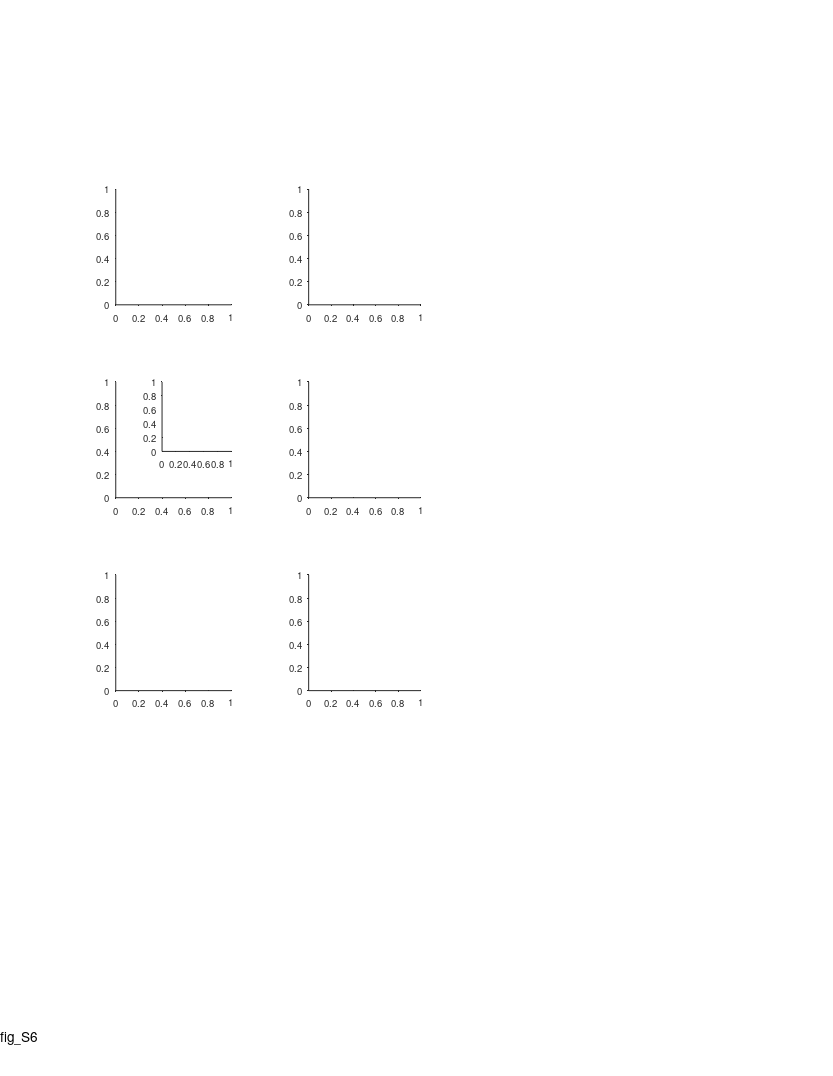

This figure's MATLAB source: (Note: this script raises an error after producing the figure.)
%% Large Scale - Fig. S5 - high spatial tuning with low baseline activity

%%
clear 
clc

%% plotting options (panel B)
plot_style = 'errorbars';
% plot_style = 'boxplot';
% plot_style = 'violin';
% plot_style = 'lines';
% plot_style = 'hist';
burst_ISI_thr = 6; % 6ms  as in Mizuseki 2011
% burst_ISI_thr = 7; % 7ms as Csicsvari, J., Hirase, H., Czurko, A., Buzsáki, G., 1998. Reliability and state dependence of pyramidal cell–interneuron synapses in the hippocampus: an ensemble approach in the behaving rat. Neuron 21, 179–189.


%% define output files
res_dir = 'L:\paper_figures';
mkdir(res_dir)
fig_name_str = 'fig_S6';
fig_caption_str = 'In-field spikes';
log_name_str = [fig_name_str '_log_file' '.txt'];
log_name_str = strrep(log_name_str , ':', '-');
log_name_str = strrep(log_name_str , ' ', '_');
log_name_out = fullfile(res_dir, log_name_str);

%% open log file
diary off
diary(log_name_out)
diary on
disp('Log file');
disp(['created: ', datestr(clock)]);
disp('======================================================');
disp([fig_name_str ': ' fig_caption_str]);
disp('======================================================');
disp('');

%% create figure
% =========================================================================
% figure_size_cm = [21.0 29.7]; % ~A4
figure_size_cm = [21.6 27.9]; % ~US letter
figure ;
% Some WYSIWYG options:
set(gcf,'DefaultAxesFontSize',7);
set(gcf,'DefaultAxesFontName','helvetica');
set(gcf,'DefaultAxesUnits','centimeters');
set(gcf,'PaperType','usletter')
% set(gcf,'PaperType','<custom>');
set(gcf,'PaperUnits','centimeters','PaperPosition',[0 0 figure_size_cm]);
set(gcf,'PaperOrientation','portrait');
set(gcf,'Units','centimeters','Position',get(gcf,'paperPosition')+[0 0 0 0]); % position on screen...
set(gcf, 'Renderer', 'painters');
set(groot, 'defaultAxesTickDir', 'out');
set(groot,  'defaultAxesTickDirMode', 'manual');
annotation('textbox', [0.5 1 0 0], 'String',fig_name_str, 'HorizontalAlignment','center','Interpreter','none', 'FitBoxToText','on');
pause(0.2); % workaround to solve matlab automatically changing the axes positions...

% create panels
panel_A = axes('position', [ 3 20 3 3]);
panel_B = axes('position', [ 8 20 2.9 3]);
panel_C(1) = axes('position', [ 3 15 3 3]);
panel_C(2) = axes('position', [ 4.2 16.2 1.8 1.8]);
panel_D(1) = axes('position', [ 8 15 2.9 3]);
% panel_D(2) = axes('position', [ 13 15 2.9 3]);
panel_E = axes('position', [ 3 10 3 3]);
panel_F = axes('position', [ 8 10 2.9 3]);

% % % % % % % % % % % % % % % % % % % % % % % % % % % % % % % % % % % % % % 
%% load population data
prm = PARAMS_GetAll();
cells_t = DS_get_cells_summary();
bats = [79,148,34,9861,2289];
cells_t(~ismember(cells_t.bat, bats ),:) = [];
cells = cellfun(@(c)(cell_load_data(c,'details')), cells_t.cell_ID, 'UniformOutput',0);
cells = [cells{:}];
cells = [cells.details];
cells(~contains({cells.brain_area}, 'CA1')) = [];
cells(~ismember([cells.ClusterQuality], [2])) = [];
cells = cellfun(@(c)(cell_load_data(c,'details','meanFR')), {cells.cell_ID}, 'UniformOutput',0);
cells = [cells{:}];
cells_details = [cells.details];
cells_ID = {cells_details.cell_ID};
meanFR = [cells.meanFR];
cells_ID([meanFR.all]>prm.inclusion.interneuron_FR_thr)=[];
clear cells stats cells_details cells_t
cells = cellfun(@(c)(cell_load_data(c,'details','stats','meanFR','stats','inclusion','signif','fields','FR_map','FE')), cells_ID, 'UniformOutput',0);
cells = [cells{:}];
% take only signif cells
signif = cat(1,cells.signif);
signif = arrayfun(@(x)(x.TF),signif);
signif = any(signif,2);
cells(~signif)=[];
clear signif

%% arrange data
in_field_spikes_prc = nan(length(cells),2);
InOutFieldFR = repelem(struct(),length(cells),2);
for ii_cell = 1:length(cells)
    cell = cells(ii_cell);
    for ii_dir = 1:2
        if ~cell.signif(ii_dir).TF
            continue;
        end
        %% add cell num to each field
        for ii_field = 1:length(cell.fields{ii_dir})
            cells(ii_cell).fields{ii_dir}(ii_field).cell_num = cell.details.cell_num;
        end
        
        %% in-field spikes percentage
        fields = cell.fields{ii_dir};
        fields([fields.in_low_speed_area])=[];
        fields_spikes_ts = [fields.spikes_ts];
        FE_spikes_ts = [cell.FE{ii_dir}.spikes_ts];
        FE_spikes_pos = [cell.FE{ii_dir}.spikes_pos];
        invalid_IX =( FE_spikes_pos < prm.fields.valid_speed_pos(1) | ...
                      FE_spikes_pos > prm.fields.valid_speed_pos(2) );
        FE_spikes_ts(invalid_IX)=[];
        FE_spikes_pos(invalid_IX)=[];
        in_field_spikes = ismember(FE_spikes_ts, fields_spikes_ts);
        in_field_spikes_prc(ii_cell,ii_dir) = 100 * sum(in_field_spikes) / length(in_field_spikes);
        %% in/out of field FR
        FR_map = cell.FR_map(ii_dir).all;
        fields_edges = cat(1,fields.edges_prc);
%         fields_edges = cat(1,fields.edges_href);
        x = FR_map.bin_centers;
        in_field_pos_IX  =  any( x > fields_edges(:,1) & x<fields_edges(:,2),1) & ...
                               ( x > prm.fields.valid_speed_pos(1)) & (x < prm.fields.valid_speed_pos(2));
        out_field_pos_IX = ~any( x > fields_edges(:,1) & x<fields_edges(:,2),1) & ...
                               ( x > prm.fields.valid_speed_pos(1)) & (x < prm.fields.valid_speed_pos(2));
        in_field_FR = FR_map.PSTH(in_field_pos_IX);
        out_field_FR = FR_map.PSTH(out_field_pos_IX);
        in_field_FR_mean = mean(in_field_FR);
        in_field_FR_median = median(in_field_FR);
        out_field_FR_mean = mean(out_field_FR);
        out_field_FR_median = median(out_field_FR);
        InOutFieldFR(ii_cell,ii_dir).in_field_FR = in_field_FR;
        InOutFieldFR(ii_cell,ii_dir).out_field_FR = out_field_FR;
        InOutFieldFR(ii_cell,ii_dir).in_field_FR_mean = in_field_FR_mean;
        InOutFieldFR(ii_cell,ii_dir).in_field_FR_median = in_field_FR_median;
        InOutFieldFR(ii_cell,ii_dir).out_field_FR_mean = out_field_FR_mean;
        InOutFieldFR(ii_cell,ii_dir).out_field_FR_median = out_field_FR_median;
    end
end

%% arrange pop data
signif = cat(1,cells.signif);
signif = arrayfun(@(x)(x.TF),signif);
stats = [cells.stats];
stats_all = [stats.all];
stats_dir = cat(1,stats.dir);
fields = cat(1,cells.fields);
fields = fields(signif);
fields = [fields{:}];
fields([fields.in_low_speed_area])=[];

%% calc burstyness stats (per field)
ISI_all = [];
spikes_in_burst_all = [];
spikes_in_burst_prc_all_fields = [];
for ii_field = 1:length(fields)
    field = fields(ii_field);
    ISI = diff(field.spikes_ts);
    ISI = ISI .* 1e-3; % convert to ms
    ISI_all = [ISI_all ISI];
    spikes_in_burst = zeros(1,length(ISI)+1);
    TF = ISI < burst_ISI_thr;
    spikes_in_burst([TF false]) = 1;
    spikes_in_burst([false TF]) = 1;
    spikes_in_burst_prc = sum(spikes_in_burst)/length(spikes_in_burst);
    spikes_in_burst_all = [spikes_in_burst_all spikes_in_burst];
    spikes_in_burst_prc_all_fields = [spikes_in_burst_prc_all_fields spikes_in_burst_prc];
end

%% calc burstyness stats (per cell)
subs = [fields.cell_num];
vals = spikes_in_burst_prc_all_fields;
spikes_in_burst_prc_all_cells = accumarray(subs',vals',[],@mean,nan);
spikes_in_burst_prc_all_cells(isnan(spikes_in_burst_prc_all_cells)) = [];

%% Panel A - percentage of out-of-field spikes
axes(panel_A);
cla
hold on
text(-0.35,1.15, 'A', 'Units','normalized','FontWeight','bold');

h = histogram(in_field_spikes_prc(:));
h.NumBins = 12;
h.FaceColor = 0.5*[1 1 1];
ha=gca;
ha.XLim = [0 101];
ha.XTick = [0 50 100];
ha.TickDir='out';
ha.TickLength = [0.03 0.03];
ha.XRuler.TickLabelGapMultiplier = -0.35;
ha.YRuler.TickLabelGapMultiplier = 0.1;
ha.YScale = 'linear';
xlabel('In-field spikes (%)', 'Units','normalized','Position',[0.5 -0.13]);
ylabel('No. of cells')

%% Panel B - percentage of out-of-field spikes
axes(panel_B);
% cla RESET
cla(gca,'reset')
hold on
text(-0.35,1.15, 'B', 'Units','normalized','FontWeight','bold');
box off

x1 = [InOutFieldFR.in_field_FR_median];
x2 = [InOutFieldFR.out_field_FR_median];
values = [x1 x2]';
grps = [ones(size(x1)) 2*ones(size(x2))]';

% plot
switch plot_style 
    case 'errorbars'
        x = unique(grps); % in/out
        y = accumarray(grps, values, [], @nanmean, nan);
        err = accumarray(grps, values, [], @nansem, nan);
        fprintf('in-field mean FR = %.2f +- %.2f\n', y(1), err(1));
        fprintf('out-of-field mean FR = %.2f +- %.2f\n', y(2), err(2));
        h=bar(x,y);
        h.BarWidth = 0.7;
        h.FaceColor = 0.65*[1 1 1];
        h=errorbar(x,y,err);
        h.LineStyle='none';
        h.Color = 'k';
        h.LineWidth = 1.1;
    case 'boxplot'
        boxplot(values, grps);
    case 'violin'
        rng(0);
        h=violinplot(values, grps);
%         [h.ViolinColor] = disperse( {'k';'k'} );
%         hs = [h.ScatterPlot];
%         [hs.Marker] = disperse( {'.';'.'} );
    case 'lines'
        plot([x1;x2],'.-')
    case 'hist'
        h=histogram(x1-x2);
        h.BinLimits = [-20 20];
        h.NumBins = 20;
end

ha=gca;
switch plot_style
    case {'errorbars', 'boxplot', 'violin', 'lines'}
        ha.XLim = [0.5 2.5];
        ha.XTick = [1 2];
        ha.XTickLabel = {'In-field';'Out-of-field'};
        ha.TickDir='out';
        ha.TickLength = [0.025 0.025];
        % ha.XRuler.TickLabelGapMultiplier = -0.35;
        % ha.YRuler.TickLabelGapMultiplier = 0.1;
        ylabel('Firing rate (Hz)')
    case 'hist'
        xlabel({'{\Delta}Firing rate (Hz)';'In vs. Out of field'})
        ylabel('No. of cells')
end

%% within-field ISI hist
axes(panel_C(1));
cla('reset')
hold on
text(-0.35,1.15, 'C', 'Units','normalized','FontWeight','bold');

hh=histogram(ISI_all,[0:1:1000]);
hh.EdgeColor='k';
hh.FaceColor='k';
hh.Normalization='pdf';

ha=gca;
ha.XLim = [0 300];
ha.YLim = [0 0.025];
ha.XTick = [0:100:1000];
ha.YTick = ha.YLim;
ha.TickDir='out';
ha.TickLength = [0.03 0.03];
ha.XRuler.TickLabelGapMultiplier = -0.35;
ha.YRuler.TickLabelGapMultiplier = 0.5;
ha.YRuler.TickLabelGapOffset = -1;
ha.YScale = 'linear';
xlabel({'In-field inter-spike interval (ms)'}, 'Units','normalized','Position',[0.5 -0.13]);
ylabel({'Probability';'density function'},'Units','normalized','Position',[-0.13 0.5]);

%% within-field ISI hist (inset, log-scale)
axes(panel_C(2));
cla('reset')
hold on

% bins = [0:1:1e5];
% bins = logspace(0,5,50);
bins = [0:9 logspace(1,5,50)];
hh=histogram(ISI_all,bins);
hh.EdgeColor='k';
hh.FaceColor='k';
hh.Normalization='pdf';
% hh.Normalization='probability';

ha=gca;
ha.XLim = [0 1e4];
ha.YLim = [0 0.025];
ha.XTick = 10.^[1 2 3 4 5];
% ha.XTickLabel = [1:5];
ha.YTick = ha.YLim;
ha.TickDir='out';
ha.TickLength = [0.03 0.03];
ha.XRuler.TickLabelGapMultiplier = -0.35;
ha.YRuler.TickLabelGapMultiplier = 0.5;
ha.YRuler.TickLabelGapOffset = -1;
ha.XScale = 'log';
ha.XRuler.FontSize=6;
ha.YRuler.FontSize=6;
xlabel('(ms)','Units','normalized','Position',[0.5 -0.2]);

%% percentage of bursty spikes (per field)
axes(panel_D(1));
cla('reset')
hold on
text(-0.35,1.15, 'D', 'Units','normalized','FontWeight','bold');

hh=histogram(spikes_in_burst_prc_all_fields.*100);
hh.BinLimits = [0 100];
hh.NumBins = 100;
hh.Normalization='count';
hh.FaceColor = 0.5*[1 1 1];
ha=gca;
ha.XLim = [0 100];
ha.YLim = [8e-1 1e3];
ha.XTick = [0:25:100];
ha.YTick = 10.^[-1:4];
ha.TickDir='out';
ha.TickLength = [0.03 0.03];
ha.XRuler.TickLabelGapMultiplier = -0.35;
ha.YRuler.TickLabelGapMultiplier = 0.1;
ha.YScale = 'log';
xlabel('In-field bursty spikes (%)', 'Units','normalized','Position',[0.5 -0.13]);
ylabel('No. of fields','Units','normalized','Position',[-0.24 0.5]);
% text(0.5,0.85,"n="+length(spikes_in_burst_prc_all_fields),'Units','normalized');

%% percentage of bursty spikes (per cell)
% % % % % % % % % % axes(panel_D(2));
% % % % % % % % % % cla('reset')
% % % % % % % % % % hold on
% % % % % % % % % % % text(-0.35,1.15, 'D', 'Units','normalized','FontWeight','bold');
% % % % % % % % % % 
% % % % % % % % % % hh=histogram(spikes_in_burst_prc_all_cells.*100);
% % % % % % % % % % hh.BinLimits = [0 100];
% % % % % % % % % % hh.NumBins = 100;
% % % % % % % % % % hh.Normalization='count';
% % % % % % % % % % hh.FaceColor = 0.5*[1 1 1];
% % % % % % % % % % ha=gca;
% % % % % % % % % % ha.YScale = 'log';
% % % % % % % % % % ha.XLim = [0 100];
% % % % % % % % % % ha.XTick = [0:25:100];
% % % % % % % % % % ha.TickDir='out';
% % % % % % % % % % ha.TickLength = [0.03 0.03];
% % % % % % % % % % ha.XRuler.TickLabelGapMultiplier = -0.35;
% % % % % % % % % % ha.YRuler.TickLabelGapMultiplier = 0.1;
% % % % % % % % % % ha.YScale = 'linear';
% % % % % % % % % % xlabel('In-field bursty spikes (%)', 'Units','normalized','Position',[0.5 -0.13]);
% % % % % % % % % % ylabel('No. of cells');
% % % % % % % % % % text(0.85,0.85,"n="+length(spikes_in_burst_prc_all_cells),'Units','normalized');

%% mean firing rate hist
axes(panel_E);
cla('reset')
hold on
text(-0.35,1.15, 'E', 'Units','normalized','FontWeight','bold');

hh = histogram([stats_all.meanFR_flight]);
% hh.NumBins = 12;
hh.FaceColor = 0.5*[1 1 1];
ha=gca;
ha.XLim = [0 10];
ha.XTick = [0 5 10];
ha.TickDir='out';
ha.TickLength = [0.03 0.03];
ha.XRuler.TickLabelGapMultiplier = -0.35;
ha.YRuler.TickLabelGapMultiplier = 0.1;
ha.YScale = 'linear';
xlabel('Mean firing rate in-flight (Hz)', 'Units','normalized','Position',[0.5 -0.13]);
ylabel('No. of cells');

%% field peak rate vs field size
axes(panel_F);
cla('reset')
hold on
text(-0.35,1.15, 'F', 'Units','normalized','FontWeight','bold');
x = [fields.width_prc];
y = [fields.peak];
plot(x,y,'.k');
% lm = fitlm(x,y);
% [rho, pval] = corr(x',y','type','pearson');
[rho, pval] = corr(x',y','type','spearman');
text(0.75,1.05, ['{\rho}' sprintf(' = %.2f',rho)] ,'units','normalized','FontSize',8);
if pval == 0
%     text(0.75,0.9, 'P < 10^{ -300}' ,'units','normalized','FontSize',8);
    pval = realmin;
end
text(0.75,0.9, sprintf('P = %.2g',pval) ,'units','normalized','FontSize',8);

ha=gca;
ha.XLim = [0 35];
ha.XTick = [0 10 20 30];
ha.TickDir='out';
ha.TickLength = [0.03 0.03];
ha.XRuler.TickLabelGapMultiplier = -0.35;
ha.YRuler.TickLabelGapMultiplier = 0.1;
ha.YScale = 'linear';
xlabel('Field size (m)', 'Units','normalized','Position',[0.5 -0.13]);
ylabel('Field peak rate (Hz)');



%% print/save the figure
fig_name_out = fullfile(res_dir, fig_name_str+"_style_"+plot_style+"_burst_thr_"+burst_ISI_thr);
print(gcf, fig_name_out, '-dpdf', '-cmyk', '-painters');
% print(gcf, fig_name_out, '-dtiff', '-cmyk', '-painters');
% saveas(gcf , fig_name_out, 'fig');
disp('figure was successfully saved to pdf/tiff/fig formats');



%%





